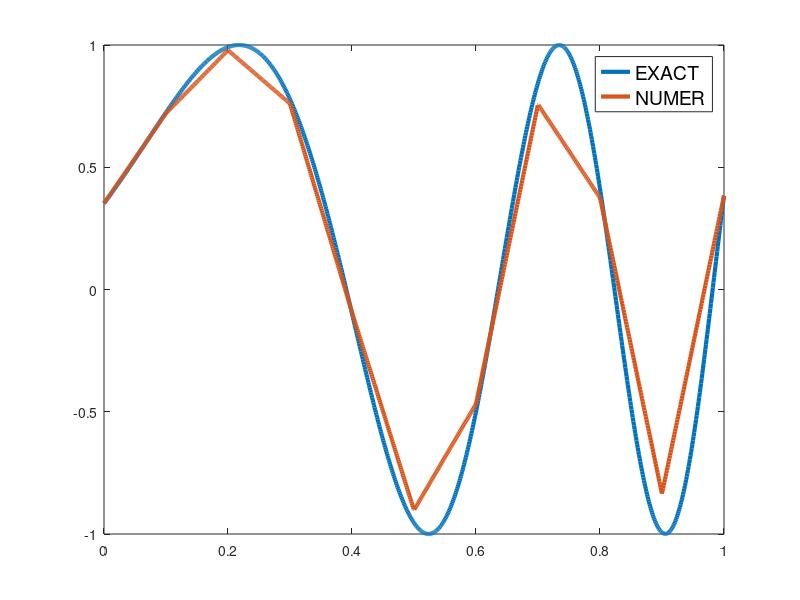

Write MATLAB code to recreate this figure.
1;
% ===== LINEAR FINITE ELEMENT METHOD 1D
% ===== -d( K(x) * du(x)/dx )/dx + u(x) = F(x) ====

% use some global variables for the sake of convenience
global A B Nelem Nvert grid u center

% 1. ===================================== Input Data
% left boundary
A = 0;
% right boundary
B = 1;
% number of finite elements
Nelem = 10;
% number of vertices
Nvert = Nelem + 1;
% vertices of computational grid: equidistant meshing
grid = linspace(A, B, Nvert);
% solution vector
u = zeros(Nvert, 1);
% center coordinates of finite elements
center = zeros(Nelem, 1);
for i = 1:Nelem
	center(i) = (grid(i+1) + grid(i))/2;
endfor

% 2. ============================= Analytical Functions
% Known exact solution (analytical function)
function ret = uexact(x)
	ret = sin(9*(x+0.2).^2);
endfunction

% K(x) (known analytical function)
function ret = kfun(x)
	ret = 1.0/(18*18*(x+0.2));
endfunction

% F(x) right side function (known analytical function)
function ret = ffun(x)
	ret = (x + 1.2).*uexact(x);
endfunction

function ret = find_elem(x)
	global grid Nelem
	if x < grid(1) || x > grid(end)
		error("%f is out of bounds\n", x);
	endif
	ret = min(Nelem, max(1, floor((x - grid(1))/(grid(2) - grid(1))) + 1));
endfunction

% numerical solution: defined through solution vector u and basis functions phi_i
function ret = unumer(x)
	global u
	ielem = find_elem(x);
	ret = u(ielem)*phi(ielem, x) + u(ielem+1)*phi(ielem+1, x);
endfunction

% basis function for i-th element
function ret = phi(i, x)
	global grid Nvert
	if i > 1 && x >= grid(i-1) && x <= grid(i)
		ret = (x - grid(i-1))/(grid(i) - grid(i-1));
	elseif i < Nvert && x >= grid(i) && x <= grid(i+1)
		ret = 1 - (x - grid(i))/(grid(i+1) - grid(i));
	else
		ret = 0;
	endif
endfunction

% approximate analytic functions
fvec = [];
kvec = [];
for i=1:Nelem
	kvec(end+1, 1) = kfun((grid(i) + grid(i+1))/2);
endfor
for i=1:Nvert
	fvec(end+1, 1) = ffun(grid(i));
endfor

% 3. ================================ SLE Assembly and Solution
% left hand side matrices
Mass = zeros(Nvert, Nvert);
Stiff = zeros(Nvert, Nvert);

% Mass matrix assembly
for irow = 1:Nvert
	ivert = irow;
	% left element
	if irow > 1
		h = grid(ivert) - grid(ivert-1);
		Mass(irow, irow) += h/3;
		Mass(irow, irow-1) += h/6;
	end

	% right element
	if irow < Nvert
		h = grid(ivert+1) - grid(ivert);
		Mass(irow, irow) += h/3;
		Mass(irow, irow+1) += h/6;
	end
endfor

% Stiffness matrix assembly
for irow = 1:Nvert
	ivert = irow;
	% left element
	if irow > 1
		h = grid(ivert) - grid(ivert-1);
		k = kvec(ivert-1);
		Stiff(irow, irow) += k/h;
		Stiff(irow, irow-1) -= k/h;
	end

	% right element
	if irow < Nvert
		h = grid(ivert+1) - grid(ivert);
		k = kvec(ivert);
		Stiff(irow, irow) += k/h;
		Stiff(irow, irow+1) -= k/h;
	end
endfor

% final matrices
M = Mass + Stiff;
rhs = Mass*fvec;

% left side Dirichlet boundary condition
M(1, :) = 0;
M(1, 1) = 1;
rhs(1) = uexact(grid(1));

% right side Dirichlet boundary condition
M(Nvert, :) = 0;
M(Nvert, Nvert) = 1;
rhs(Nvert) = uexact(grid(Nvert));

% obtain solution
u = M\rhs;

% 4. ============================== Visualization and output
% visualization on equidistant fine grid with Nvis nodes
Nvis = 1000;
x = linspace(A, B, Nvis);
clear y_exact y_numer
for i=1:Nvis
	% get exact solution for each x entry
	y_exact(i) = uexact(x(i));
	% get numerical solution for each x entry
	y_numer(i) = unumer(x(i));
endfor
% plot y_exact(x), y_numer(x)
p = plot(x, y_exact, x, y_numer);
lg = legend("EXACT", "NUMER");
set(lg, "fontsize", 14);
set(p, "linewidth", 3);

% calculate and print norms: maximum and standard deviations
Nmax = max(abs(y_exact - y_numer))
N2 = std(y_exact - y_numer)

uexact_appr = zeros(Nvert, 1);
for i=1:Nvert
	uexact_appr(i) = uexact(grid(i));
endfor
NmaxA = max(abs(uexact_appr - u))
N2A = sqrt(1/Nelem*sum((uexact_appr - u).^2))
